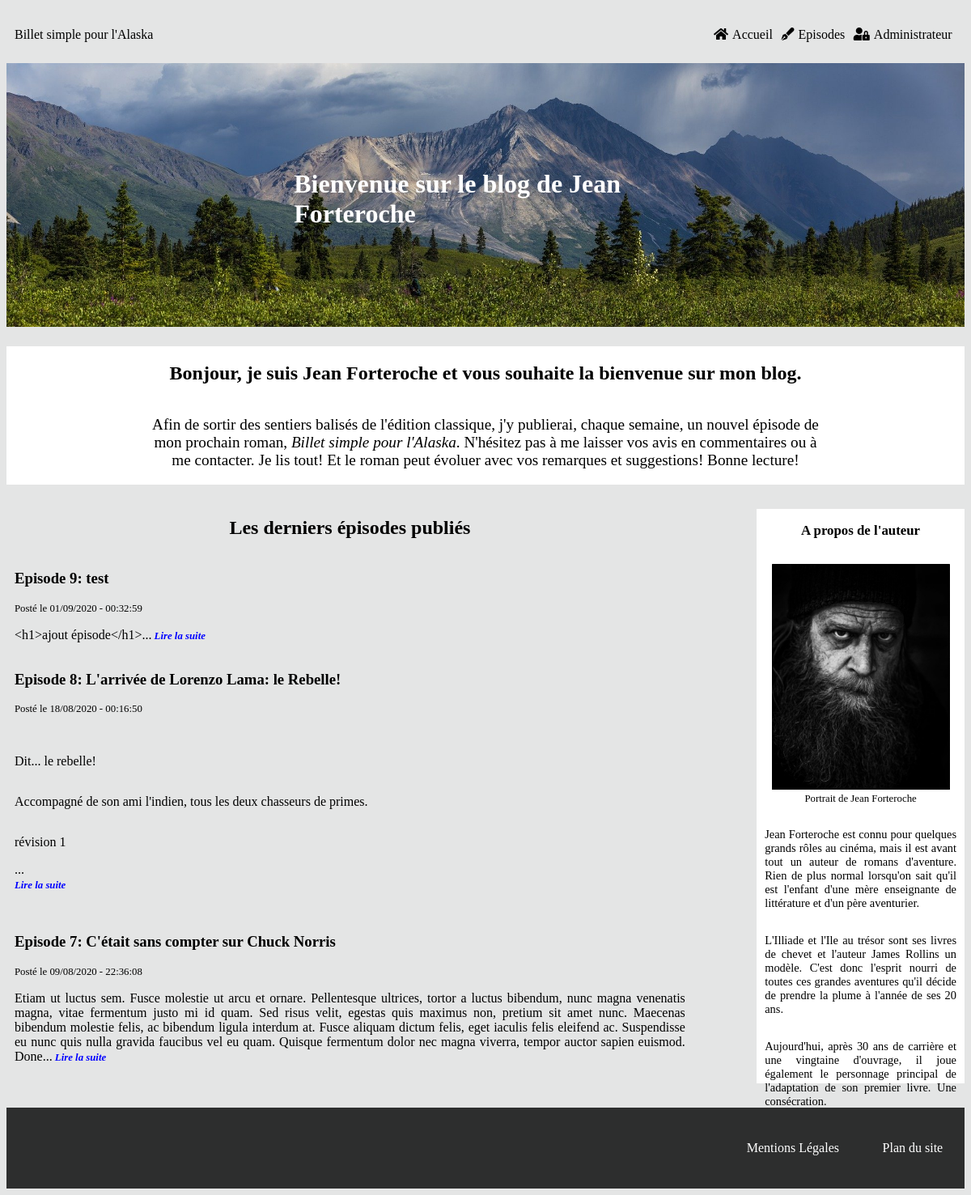
Before: / with the older database file.
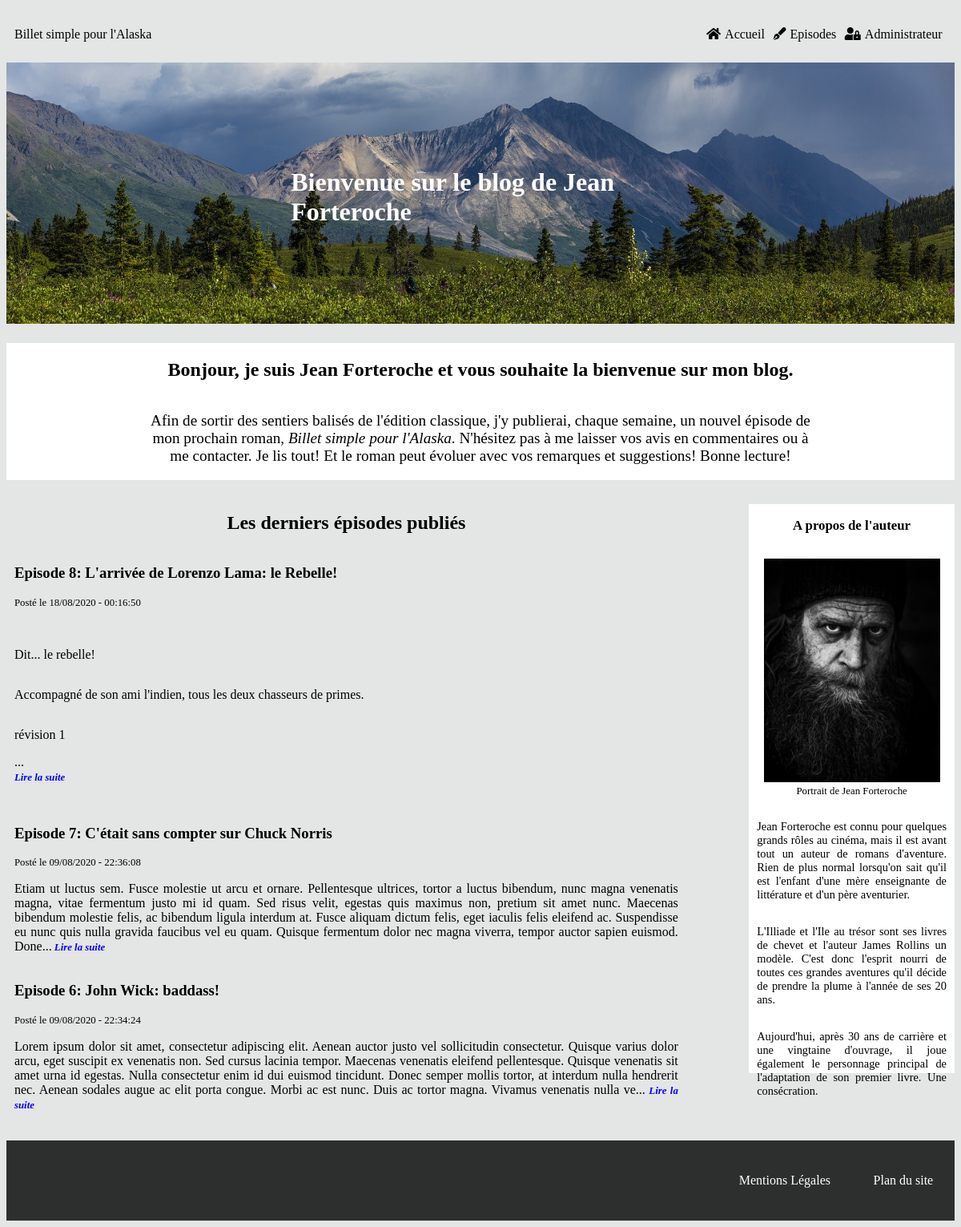
After: the same page with the newer database file.
### tables this page shows
CREATE TABLE IF NOT EXISTS `episodes` (
  `episode_id` tinyint(11) NOT NULL AUTO_INCREMENT,
  `numero_episode` tinyint(11) NOT NULL,
  `episode_title` char(255) NOT NULL,
  `episode_content` longtext NOT NULL,
  `episode_date` datetime NOT NULL DEFAULT CURRENT_TIMESTAMP,
  `episode_status` int(1) NOT NULL,
  PRIMARY KEY (`episode_id`),
  UNIQUE KEY `unicite` (`numero_episode`) USING BTREE
);

### src/View/View.php (called while the page is built, shortened)
<?php
class View
{
    public function __construct(Session $session, AccessControl $accessControl)
    {
        $this->accessControl = $accessControl;
    }
    public function display(array $data, string $template, string $layout) : void
    {
        require_once($template);
        $content = ob_get_clean();
        require_once($layout);
    }
}

### src/Controller/FrontOffice/PostController.php (called while the page is built, shortened)
<?php
class PostController
{
    private $postManager;
    private $view;
    private $layout;
    public function __construct(PostManager $postManager, View $view, CommentManager $commentManager, Session $session, Token $token)
    {
        $this->postManager = $postManager;
        $this->view = $view;
        $this->layout = '../templates/frontOffice/layout.html.php';
    }
    public function displayHome() : void
    {
        $data = $this->postManager->getThreeEpisodes();
        $template = 'home.html.php';
        $this->view->display($data, $template, $this->layout);
    }
}

### public/index.php (called while the page is built, shortened)
<?php
$router = new Router();
$router->run();

### src/Model/PostManager.php (called while the page is built, shortened)
<?php
class PostManager
{
    private $database;
    public function __construct(Database $database)
    {
        $this->database = $database;
    }
    public function getThreeEpisodes() : array
    {
        $request = $this->database->prepare("SELECT *, substring(episode_content, 1, 500) AS episode_content, DATE_FORMAT(episode_date, '%d/%m/%Y - %H:%i:%s') AS episode_date
            FROM episodes
            WHERE episode_status = 1
            ORDER BY numero_episode
            DESC LIMIT 0, 3");
        $request->execute();
        return $request->fetchAll();
    }
}

### src/Service/Security/AccessControl.php (called while the page is built, shortened)
<?php
class AccessControl
{
    public function __construct(Session $session)
    {
        $this->session = $session;
    }
    public function isConnected() : bool
    {
        return false;
    }
}

### src/Service/Http/Session.php (called while the page is built, shortened)
<?php
class Session
{
    public function getUserName() : string
    {
        return '';
    }
}

### Templates/Frontoffice/home.html.php (the view)
<h2>Les derniers épisodes publiés</h2>
<?php foreach ($data as $entry) {?>
    <article>
        <a href='index.php?action=post&id=<?=$entry['episode_id']?>'>
            <h3 class='episode_title'>Episode <?=$entry['numero_episode']?>: <?=$entry['episode_title']?></h3>
        </a>
        <span class='post_date'>Posté le <?=$entry['episode_date']?></span>
        <p><?=$entry['episode_content']?>...<span id='read_next'><a href="index.php?action=post&id=<?=$entry['episode_id']?>"> Lire la suite</a></span></p>
    </article>
<?php
}?>

### src/Service/Router.php (shortened to what this page needs)
<?php
class Router
{
    private $postController;
    private $get;
    public function __construct()
    {
        $this->database = new Database();
        $this->session = new Session();
        $this->token = new Token($this->session);
        $this->accessControl = new AccessControl($this->session);
        $this->postManager = new PostManager($this->database);
        $this->commentManager = new CommentManager($this->database);
        $this->view = new View($this->session, $this->accessControl);
        $this->postController = new PostController($this->postManager, $this->view, $this->commentManager, $this->session, $this->token);
        $this->request = new Request();
        $this->get = $this->request->cleanGet();
    }
    public function run(): void
    {
        $test = isset($this->get['action']);
        if (!$test) {
            $this->get['action'] = 'get_home';
        }
        switch ($this->get['action']) {
            case 'get_home':
                $this->postController->displayHome();
            break;
        }
    }
}

### Templates/Frontoffice/layout.html.php (shortened to what this page needs)
<!DOCTYPE html>
<html lang="fr">
	<head>
		<link rel="stylesheet" type="text/css" href="/css/style.css" />
		<link rel="stylesheet" href="/fontawesome/css/all.css" />
	</head>
	<body>
		<header>
			<div class="headband">
				<a class="logo" href="index.php">Billet simple pour l'Alaska</a>
				<nav class='front_nav'>
					<div class="menu_container">
						<ul class="menu">
							<li><a href="index.php"><i class="fas fa-home"></i>Accueil</a></li>
							<li><a href="index.php?action=get_all&page=1"><i class="fas fa-pen-fancy"></i>Episodes</a></li>
							<?php
								if ($this->accessControl->isConnected() === true) {?>
									<li><a href="index.php?action=episodes_list"><i class="fas fa-lock-open"></i>Backoffice</a></li>
								<?php
								} elseif ($this->accessControl->isConnected() === false) {?>
									<li><a href="index.php?action=authentification"><i class="fas fa-user-lock"></i>Administrateur</a></li>
									<?php
									}
							?>
						</ul>
					</div>
				</nav>
			</div>
			<img class="header_img" src="/images/landscape_01.jpg" alt="aurore boréale en alaska" />
			<h1>Bienvenue sur le blog de Jean Forteroche</h1>
		</header>
		<section class="welcoming_text">
			<h2>Bonjour, je suis Jean Forteroche et vous souhaite la bienvenue sur mon blog.</h2>
			<p>Afin de sortir des sentiers balisés de l'édition classique, j'y publierai, chaque semaine, un nouvel épisode de mon prochain roman,
				<span id="titre">Billet simple pour l'Alaska</span>.
				N'hésitez pas à me laisser vos avis en commentaires ou à me contacter. Je lis tout! Et le roman peut évoluer avec vos remarques et suggestions!
				Bonne lecture!
			</p>
		</section>
		<div class='front_content'>
			<section class="episodes_and_comments">
			<?=$content?>
			</section>
			<aside class="about_me">
				<h3>A propos de l'auteur</h3>
				<figure>
					<img class="portrait" src="/images/portrait.jpg" alt="Portrait de Jean Forteroche" />
					<figcaption>Portrait de Jean Forteroche</figcaption>
				</figure>
				<p>Jean Forteroche est connu pour quelques grands rôles au cinéma, mais il est avant tout un auteur de romans d'aventure.
					Rien de plus normal lorsqu'on sait qu'il est l'enfant d'une mère enseignante de littérature et d'un père aventurier.</p>
				<p>L'Illiade et l'Ile au trésor sont ses livres de chevet et l'auteur James Rollins un modèle. C'est donc l'esprit nourri de toutes
					ces grandes aventures qu'il décide de prendre la plume à l'année de ses 20 ans.</p>
				<p>Aujourd'hui, après 30 ans de carrière et une vingtaine d'ouvrage, il joue également le personnage principal de l'adaptation de son premier livre. Une consécration.</p>
			</aside>
		</div>
		<footer>
			<div class="footer_links">
				<a href="mentions.html">Mentions Légales</a>
				<a href="site_plan.html">Plan du site</a>
			</div>
		</footer>
	</body>
</html>

### public/css/style.css (style rules this page uses)
html { font-family: aileron; background-color: #e4e5e5; }
a { text-decoration: none; color: black; }
header { position: relative; }
.header_img { width: 100%; }
.headband { display: flex; width: 100%; height: 70px; justify-content: space-between; align-items: center; }
.logo { padding-left: 10px; }
.front_nav { width: 30%; }
.menu { box-sizing: border-box; padding-right: 10px; display: flex; justify-content: space-around; list-style-type: none; }
.menu li i { margin-right: 5px; }
#titre { font-style: italic; }
header h1 { width: 40%; height: 10%; font-size: 2rem; position: absolute; left: 30%; top: 45%; font-weight: bold; color: white; }
.welcoming_text { width: 100%; margin-top: 20px; display: flex; flex-direction: column; align-items: center; background-color: white; }
.welcoming_text p { width: 70%; font-size: 1.2rem; text-align: center; }
.front_content { width: 100%; height: 100%; margin-top: 10px; display: flex; justify-content: space-between; }
h2 { text-align: center; }
.about_me { width: 20%; margin-left: 20px; margin-top: 20px; margin-bottom: 20px; height: 700px; padding: 10px; padding-top: 0; text-align: justify; font-size: 0.9rem; display: flex; flex-direction: column; align-items: center; background-color: white; }
.portrait { width: 220px; }
figcaption { text-align: center; font-size: 0.8rem; }
.episodes_and_comments { height: 100%; width: 70%; padding: 10px; display: flex; flex-direction: column; }
.post_date { font-size: 0.8rem; }
article { display: flex; flex-direction: column; }
article p { text-align: justify; }
footer { margin-top: 10px; width: 100%; height: 100px; background-color: rgba(0, 0, 0, 0.8); display: flex; align-items: center; justify-content: right; }
.footer_links { width: 25%; display: flex; justify-content: space-around; }
.footer_links a { color: white; }
#read_next > a { font-size: 0.8rem; font-style: italic; font-weight: bold; color: blue; }

Changed rows visible on the page:
removed episodes: numero_episode "9", episode_title "test", episode_date "01/09/2020 - 00:32:59", episode_content "<h1>ajout épisode</h1>"
now on this page (row unchanged): episodes: numero_episode "6", episode_title "John Wick: baddass!", episode_date "09/08/2020 - 22:34:24", episode_content "Lorem ipsum dolor sit amet, consectetur adipiscing elit. Aenean auctor justo vel sollicitudin consectetur. Quisque varius dolor arcu, eget suscipit ex venenatis non. Sed cursus lacinia tempor. Maecenas venenatis eleifend pellentesque. Quisque venenatis sit amet urna id egestas. Nulla consectetur enim id dui euismod tincidunt. Donec semper mollis tortor, at interdum nulla hendrerit nec. Aenean sodales augue ac elit porta congue. Morbi ac est nunc. Duis ac tortor magna. Vivamus venenatis nulla ve"
